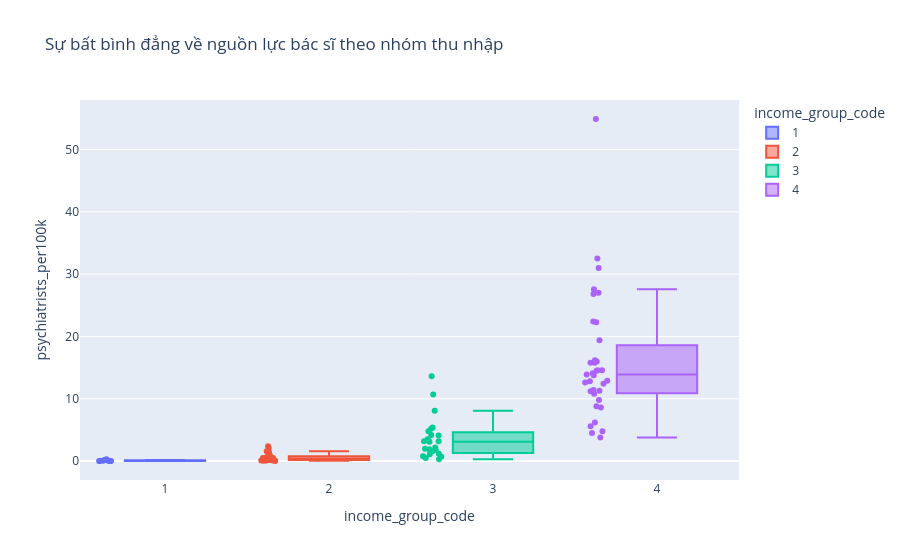

Notebook code for this chart:
### Markdown cell above
### 2. Socio-Economics & Human Resources

### Code cell
fig2_1 = px.box(df,
                x='income_group_code',
                y='psychiatrists_per100k',
                color='income_group_code',
                points='all',
                hover_name='country',
                title='Sự bất bình đẳng về nguồn lực bác sĩ theo nhóm thu nhập')

fig2_1.show()

### Figure 1 — Plotly figure (JSON) as saved in the notebook; plotly's stock layout.template omitted (floating-point values rounded to 4 significant figures)
{"data": [{"alignmentgroup": "True", "boxpoints": "all", "hovertemplate": "<b>%{hovertext}</b><br><br>income_group_code=%{x}<br>psychiatrists_per100k=%{y}<extra></extra>", "hovertext": ["Malawi", "Mozambique", "Ethiopia", "Zimbabwe", "Tanzania", "Uganda", "North Korea", "Nepal"], "legendgroup": "1", "marker": {"color": "#636efa"}, "name": "1", "notched": false, "offsetgroup": "1", "orientation": "v", "showlegend": true, "type": "box", "x": [1, 1, 1, 1, 1, 1, 1, 1], "x0": " ", "xaxis": "x", "y": [0.02, 0.04, 0.04, 0.05, 0.04, 0.08, 0.3, 0.2], "y0": " ", "yaxis": "y"}, {"alignmentgroup": "True", "boxpoints": "all", "hovertemplate": "<b>%{hovertext}</b><br><br>income_group_code=%{x}<br>psychiatrists_per100k=%{y}<extra></extra>", "hovertext": ["Lesotho", "Eswatini", "Nigeria", "Ghana", "Kenya", "Iraq", "Bangladesh", "Pakistan", "Myanmar", "Bolivia", "Cambodia", "Morocco", "Lebanon", "Papua New Guinea", "India", "Solomon Islands", "Tunisia", "Indonesia", "Egypt", "Iran", "Philippines", "Sri Lanka", "Jordan", "Vietnam", "Uzbekistan", "Mongolia"], "legendgroup": "2", "marker": {"color": "#EF553B"}, "name": "2", "notched": false, "offsetgroup": "2", "orientation": "v", "showlegend": true, "type": "box", "x": [2, 2, 2, 2, 2, 2, 2, 2, 2, 2, 2, 2, 2, 2, 2, 2, 2, 2, 2, 2, 2, 2, 2, 2, 2, 2], "x0": " ", "xaxis": "x", "y": [0.05, 0.08, 0.1, 0.1, 0.2, 0.6, 0.2, 0.2, 0.2, 0.5, 0.3, 0.6, 1.6, 0.09, 0.3, 0.08, 0.8, 0.3, 0.9, 1.5, 0.5, 0.5, 1.4, 0.5, 2.1, 2.4], "y0": " ", "yaxis": "y"}, {"alignmentgroup": "True", "boxpoints": "all", "hovertemplate": "<b>%{hovertext}</b><br><br>income_group_code=%{x}<br>psychiatrists_per100k=%{y}<extra></extra>", "hovertext": ["Ukraine", "Brazil", "Venezuela", "South Africa", "Ecuador", "Peru", "Colombia", "Russia", "Mexico", "Thailand", "Fiji", "Georgia", "Azerbaijan", "Argentina", "Armenia", "Kazakhstan", "Malaysia", "Turkey", "Costa Rica", "China", "Romania", "Serbia", "Cuba"], "legendgroup": "3", "marker": {"color": "#00cc96"}, "name": "3", "notched": false, "offsetgroup": "3", "orientation": "v", "showlegend": true, "type": "box", "x": [3, 3, 3, 3, 3, 3, 3, 3, 3, 3, 3, 3, 3, 3, 3, 3, 3, 3, 3, 3, 3, 3, 3], "x0": " ", "xaxis": "x", "y": [3.1, 3.2, 0.7, 0.3, 0.8, 1.2, 1.9, 10.7, 1.6, 1.1, 0.5, 4.8, 3.5, 13.6, 4.2, 5.4, 1.8, 2.0, 3.2, 2.2, 4.1, 5.2, 8.1], "y0": " ", "yaxis": "y"}, {"alignmentgroup": "True", "boxpoints": "all", "hovertemplate": "<b>%{hovertext}</b><br><br>income_group_code=%{x}<br>psychiatrists_per100k=%{y}<extra></extra>", "hovertext": ["Chile", "Hungary", "Portugal", "Saudi Arabia", "United States", "Poland", "Greece", "Lithuania", "Estonia", "Israel", "Slovenia", "Czech Republic", "South Korea", "New Zealand", "Hong Kong", "Australia", "France", "UAE", "Belgium", "Taiwan", "Canada", "United Kingdom", "Italy", "Japan", "Ireland", "Finland", "Spain", "Austria", "Germany", "Netherlands", "Sweden", "Denmark", "Singapore", "Switzerland", "Norway"], "legendgroup": "4", "marker": {"color": "#ab63fa"}, "name": "4", "notched": false, "offsetgroup": "4", "orientation": "v", "showlegend": true, "type": "box", "x": [4, 4, 4, 4, 4, 4, 4, 4, 4, 4, 4, 4, 4, 4, 4, 4, 4, 4, 4, 4, 4, 4, 4, 4, 4, 4, 4, 4, 4, 4, 4, 4, 4, 4, 4], "x0": " ", "xaxis": "x", "y": [4.8, 6.2, 13.9, 3.8, 16.0, 5.6, 14.1, 14.6, 14.6, 12.8, 11.4, 9.8, 12.6, 12.4, 15.8, 13.8, 22.4, 4.5, 32.5, 8.8, 16.2, 14.5, 11.3, 12.9, 11.2, 27.6, 10.8, 22.3, 27.0, 15.8, 26.8, 19.4, 8.6, 54.9, 31.0], "y0": " ", "yaxis": "y"}], "layout": {"boxmode": "overlay", "legend": {"title": {"text": "income_group_code"}, "tracegroupgap": 0}, "title": {"text": "Sự bất bình đẳng về nguồn lực bác sĩ theo nhóm thu nhập"}, "xaxis": {"anchor": "y", "categoryarray": [1, 2, 3, 4], "categoryorder": "array", "domain": [0, 1], "title": {"text": "income_group_code"}}, "yaxis": {"anchor": "x", "domain": [0, 1], "title": {"text": "psychiatrists_per100k"}}}}
